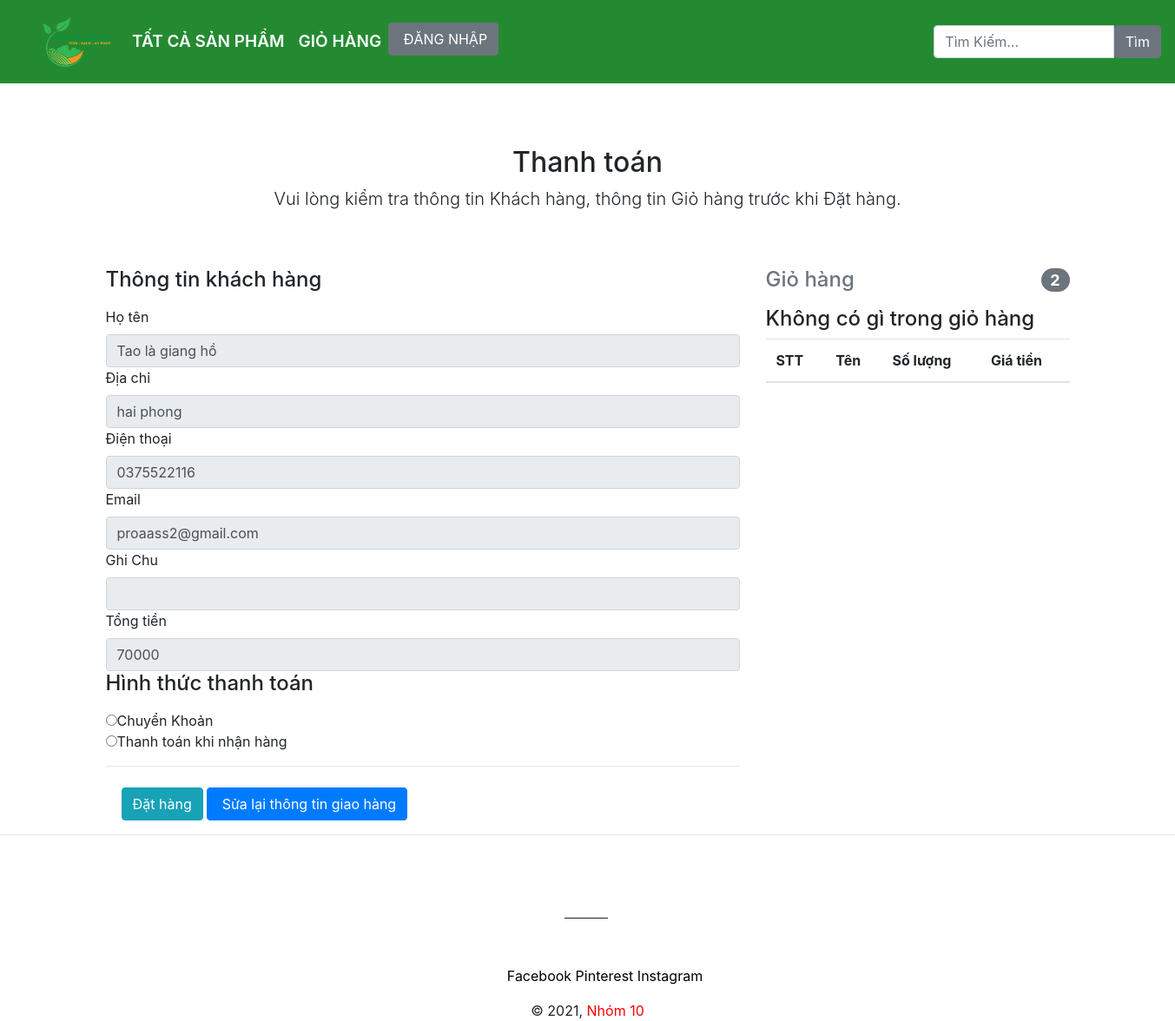
The page /order/phuongthucthanhtoan.php?id=1 on the database its author committed.
### tables this page shows
CREATE TABLE `thanhvien` (
  `ID_ThanhVien` int(11) NOT NULL,
  `TenDangNhap` varchar(20) NOT NULL,
  `MatKhau` varchar(20) NOT NULL,
  `Email` varchar(50) NOT NULL,
  `HoVaTen` varchar(30) NOT NULL,
  `DiaChi` varchar(50) NOT NULL,
  `SoDienThoai` varchar(10) NOT NULL,
  `NgayDangKi` date NOT NULL
);

CREATE TABLE `hoadon` (
  `ID_HoaDon` int(11) NOT NULL,
  `ID_ThanhVien` int(11) NOT NULL,
  `ThoiGianLap` datetime NOT NULL,
  `DiaChi` varchar(30) NOT NULL,
  `GhiChu` varchar(30) NOT NULL,
  `GiaTien` float NOT NULL,
  `SoDienThoai` varchar(10) NOT NULL,
  `XuLy` tinyint(1) NOT NULL
);

### order/phuongthucthanhtoan.php (the view, shortened to what this page needs)
<?php
include("../conection.php");
$ID_ThanhVien=isset($_GET['id']) ? $_GET['id']: '';
$sql_getOrder="SELECT * FROM hoadon where ID_ThanhVien='$ID_ThanhVien' ORDER BY ID_HoaDon DESC";
$query_getOrder = mysqli_query($mysqli,$sql_getOrder);
$row_getOrder = mysqli_fetch_array($query_getOrder);
$sql_getCus="SELECT * FROM thanhvien where ID_ThanhVien='$ID_ThanhVien' ORDER BY ID_ThanhVien DESC";
$query_getCus = mysqli_query($mysqli,$sql_getCus);
$row_getCus = mysqli_fetch_array($query_getCus);
?>
<!DOCTYPE html>
<html lang="vi" class="h-100">
<head>
  <link rel="stylesheet"  href="../bootstrap/css/bootstrap.min.css">
  <link rel="stylesheet"  href="../bootstrap/css/bootstrap.css">
  <link rel="stylesheet"  href="../bootstrap/js/bootstrap.bundle.js">
  <link rel="stylesheet"  href="../bootstrap/js/bootstrap.bundle.min.js">
  <link rel="stylesheet"  href="../style.css">
  <link rel="stylesheet"  href="../themify-icons/themify-icons.css">
</head>
<body>
    <div class="sticky-top">
        <div class="menu sticky-top">
          <nav class="navbar navbar-expand-lg header-custom"  style="background-color: #248A32;">
            <div class="container-fluid font-header-custom">
              <a class="navbar-branch" href="../index.php">
                <img src="../image/logo/logochinh.png" height="80">
            </a>
            <div class="collapse navbar-collapse" id="navbarSupportedContent">
                <ul class="navbar-nav me-auto mb-2 mb-lg-0">
                  <li class="nav-item">
                    <a class="nav-link active"  href="../sanpham/index.php" style="color:white;">TẤT CẢ SẢN PHẨM</a>
                </li>
                <li class="nav-item">
                    <a class="nav-link" href="../cart" style="color:white;">GIỎ HÀNG</a>
                </li>
                <?php if(isset($_SESSION['TenDangNhap'])) { ?>
                  <li class="nav-item" >
                    <a class="nav-link active"  href="../historyOrder.php" style="color:white;">LỊCH SỬ ĐẶT HÀNG</a>
                </li>
                <li class="nav-item">
                  <a class="nav-link" href="../ThanhVien/logout.php" style="color:white;">ĐĂNG XUẤT</a>
              </li>
              <li class="nav-item">
                  <a type="button" class="btn btn-secondary" href="../ThanhVien/profile.php?id=<?php echo $_SESSION['ID_ThanhVien']?>" id="btn" style="color:white;"></span> <?php echo $_SESSION['HoVaTen']?></a>
              </li>
          <?php } else {?>
            <li><a type="button" class="btn btn-secondary" href="../ThanhVien/login.php">&nbsp;ĐĂNG NHẬP  </a></li>
        <?php }?>
    </ul>
</div>
</div>
<form action="../sanpham/actionSanPham.php?TimKiem" class="navbar-form navbar-right" method="POST">
 <div class="input-group">
     <input type="Search" placeholder="Tìm Kiếm..." class="form-control" name="tukhoa">
     <div class="input-group-btn">
        <input type="submit" class="btn btn-secondary" name='tim' value="Tìm" >
    </div>
</div>
</form>
</nav>
</div>
</div>
<main role="main">
    <div class="container mt-4">
        <form class="needs-validation" name="frmthanhtoan" method="post"
        action="#">
        <div class="py-5 text-center">
            <h2>Thanh toán</h2>
            <p class="lead">Vui lòng kiểm tra thông tin Khách hàng, thông tin Giỏ hàng trước khi Đặt hàng.</p>
        </div>
        <div class="row">
            <div class="col-md-4 order-md-2 mb-4">
                <h4 class="d-flex justify-content-between align-items-center mb-3">
                    <span class="text-muted">Giỏ hàng</span>
                    <span class="badge badge-secondary badge-pill">2</span>
                </h4>
                <div class="tableInfo">
                  <table class="table">
                    <thead>
                      <tr>
                        <th scope="col">STT</th>
                        <th scope="col">Tên</th>
                        <th scope="col">Số lượng</th>
                        <th scope="col">Giá tiền</th>
                    </tr>
                </thead>
                <?php
                if (isset($_SESSION['cart'])) {
                  $i=0;
                  $allMoney=0;
                  $allAmount=0;
                  ?>
                  <tbody>
                    <?php foreach ($_SESSION['cart'] as $key => $value) {
                      $i++;
                      ?>
                      <td><?= $i ?></td>
                      <td><?= $value['TenSanPham'] ?></td>
                      <td><?= $value['qty']?></td>
                      <td><?= $value['GiaBan']?> Đồng</td>
                  </tbody>
                  <?php
              }
          }else{
              ?>
              <h4>Không có gì trong giỏ hàng</h4>
              <?php
          }
          ?>
      </table>
</div>
</div>
<div class="col-md-8 order-md-1">
    <h4 class="mb-3">Thông tin khách hàng</h4>
    <div class="row">
        <div class="col-md-12">
            <label for="kh_ten">Họ tên</label>
            <input type="text" class="form-control" name="kh_ten" id="kh_ten"
            value="<?php echo $row_getCus['HoVaTen']?>" readonly="">
        </div>
        <div class="col-md-12">
            <label for="kh_diachi">Địa chỉ</label>
            <input type="text" class="form-control" name="kh_diachi" id="kh_diachi"
            value="<?php echo $row_getOrder['DiaChi']?>" readonly="">
        </div>
        <div class="col-md-12">
            <label for="kh_dienthoai">Điện thoại</label>
            <input type="text" class="form-control" name="kh_dienthoai" id="kh_dienthoai"
            value="<?php echo $row_getCus['SoDienThoai']?>" readonly="">
        </div>
        <div class="col-md-12">
            <label for="kh_email">Email</label>
            <input type="text" class="form-control" name="kh_email" id="kh_email"
            value="<?php echo $row_getCus['Email']?>" readonly="">
        </div>
        <div class="col-md-12">
            <label for="kh_ngaysinh">Ghi Chu</label>
            <input type="text" class="form-control" name="kh_ngaysinh" id="kh_ngaysinh"
            value="<?php echo $row_getOrder['GhiChu']?>" readonly="">
        </div>
        <div class="col-md-12">
            <label for="kh_cmnd">Tổng tiền</label>
            <input type="text" class="form-control" name="kh_cmnd" id="kh_cmnd" value="<?php echo $row_getOrder['GiaTien']?>"
            readonly="">
        </div>
    </div>
<form action="" method="POST">
    <h4 class="mb-3">Hình thức thanh toán</h4>
    <input name="shipchuyenkhoan" type="radio" value="chuyenkhoan" />Chuyển Khoản
    <input name="shipcod" type="radio" value="cod" />Thanh toán khi nhận hàng
    <hr class="mb-4">
     <input type="submit" class="btn btn-info" name='dathang' value="Đặt hàng">
    <a class="btn btn-primary"
    href="suaOrder.php?id=<?php echo $row_getOrder['ID_HoaDon'];?>">
&nbsp;Sửa lại thông tin giao hàng</a>
</form>
</div>
</div>
</form>
</div>
</main>
<hr class="hr--large">
<div class = "space" style="text-align: center; background-color: #white ">
  <img style= "" src="../image/thanhspace.PNG">
  <ul style="list-style: none" class="no-bullets social-icons">
    <li style="text-align: center">
      <a class = "ti-facebook"style=" color: black" href="https://www.facebook.com/b1231121" title="Code from BiBao" >
        Facebook
    </a>
    <a class = "ti-pinterest"style=" color: black" href="https://www.pinterest.com" title="Pinterest">
        Pinterest
    </a>
    <a class = "ti-instagram"style=" color: black" href="https://www.instagram.com/bibaoo/" title="Instagram">
        Instagram
    </a>
</li>
</ul>
<p class="site-footer__copyright-content">
    © 2021,
    <a href="http://localhost/BanThucPham/index.php" \title=""style=" color: red" >Nhóm 10</a>
</div>
</body>
</html>

### style.css (style rules this page uses)
.header-custom { background-color: #CCFFFF }
.font-header-custom { font-weight: 600; font-size: 19px }
.text-center { text-align: center; }

### rows shown on the page
thanhvien: kh_ten "Tao là giang hồ", kh_dienthoai "0375522116", kh_email "proaass2@gmail.com"
hoadon: kh_diachi "hai phong", kh_cmnd "70000"
